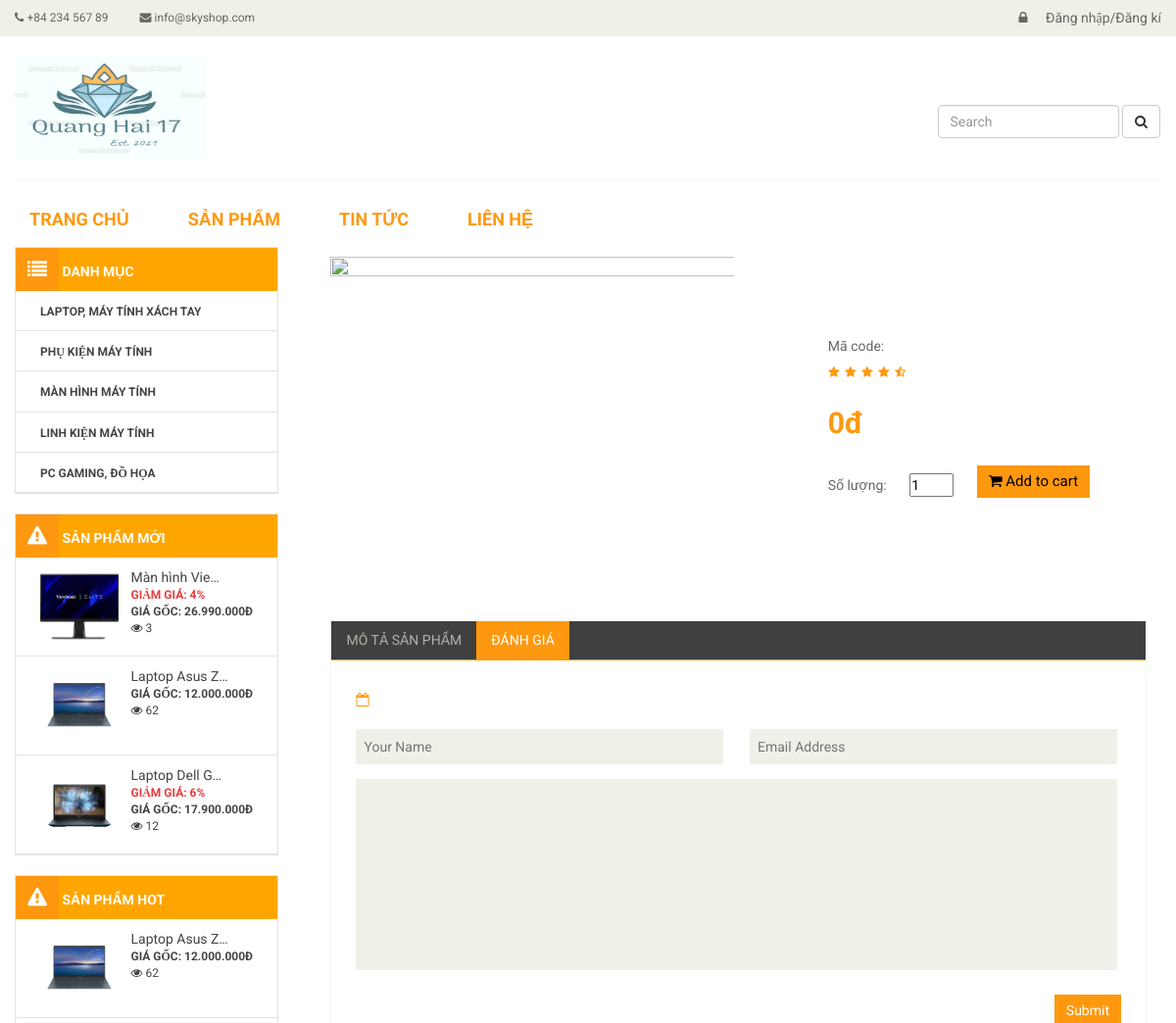
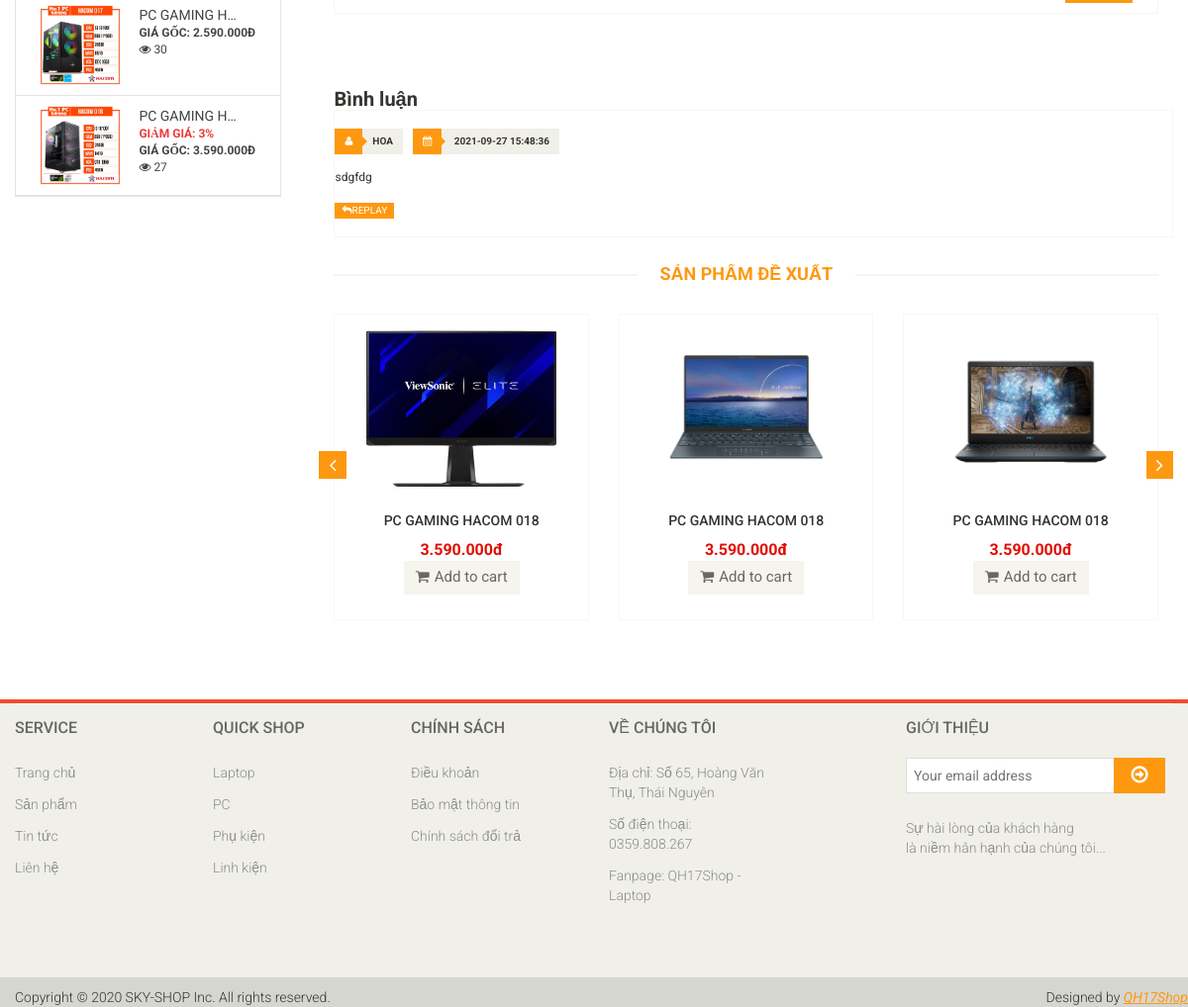
Screenshot of /customer/product-details.php with the database file from the repository (2 pictures, top to bottom).
### tables this page shows
CREATE TABLE `category` (
  `categoryID` int(11) NOT NULL,
  `categoryName` varchar(255) DEFAULT NULL,
  `slug` varchar(255) DEFAULT NULL,
  `home` tinyint(4) DEFAULT '0',
  `created_at` timestamp NOT NULL DEFAULT CURRENT_TIMESTAMP,
  `updated_at` timestamp NOT NULL DEFAULT CURRENT_TIMESTAMP ON UPDATE CURRENT_TIMESTAMP
);

CREATE TABLE `product` (
  `productID` int(11) NOT NULL,
  `productName` varchar(255) DEFAULT NULL,
  `price` int(100) DEFAULT NULL,
  `sale` int(11) DEFAULT '0',
  `image_pro` varchar(255) DEFAULT NULL,
  `categoryID` int(11) NOT NULL,
  `productCode` varchar(255) DEFAULT NULL,
  `color` varchar(255) DEFAULT NULL,
  `number` int(20) DEFAULT NULL,
  `view` int(11) DEFAULT '0',
  `slug_pro` varchar(255) DEFAULT NULL,
  `description` varchar(255) DEFAULT NULL,
  `ceated_pro` timestamp NOT NULL DEFAULT CURRENT_TIMESTAMP ON UPDATE CURRENT_TIMESTAMP,
  `update_pro` timestamp NOT NULL DEFAULT '0000-00-00 00:00:00' ON UPDATE CURRENT_TIMESTAMP
);

CREATE TABLE `customer` (
  `customer_id` int(11) NOT NULL,
  `name` varchar(255) NOT NULL,
  `email` varchar(255) NOT NULL,
  `content` varchar(1000) NOT NULL,
  `created_at` timestamp NOT NULL DEFAULT CURRENT_TIMESTAMP
);

### libraries/Database.php (called while the page is built, shortened)
<?php
class Database{
    private $__servername = "localhost";
    private $__username = "root";
    private $__password = "";
    private $__dbname = "quanlymaytinh";
    public $__conn=NULL;
    public function __construct(){
        $this->__conn=$this->connect($this->__servername, $this->__username, $this->__password, $this->__dbname);
    }
    private function connect($host,$user,$pass,$db){
        if(!$this->__conn){
            $this->__conn = new mysqli($host,$user,$pass,$db);
            $this->__conn->set_charset("UTF8");
            $this->__conn->query("SET collation_connection=utf8_unicode_ci");
            return $this->__conn;
        }
    }
}
 ?>

### customer/autoload/controller.php (called while the page is built, shortened)
<?php
$db = new DB_driver();
$categories = $db->select('category');
$products = $db->sort_desc_limit('product', 1, 'ceated_pro', 3);
$idsp = intval(getInput("idsp"));
$sp = $db->select_id("product", "productID = $idsp");
$sqlnew = "SELECT * FROM product WHERE 1 ORDER BY view DESC LIMIT 3";
$products2 = $db->fetchsql($sqlnew);
$sql_cus= "SELECT * FROM customer WHERE 1 ORDER BY created_at DESC LIMIT 3";
$customers = $db->fetchsql($sql_cus);
?>

### libraries/DB_driver.php (called while the page is built, shortened)
<?php
    require_once("Database.php");
    class DB_driver extends Database
    {
        public function fetchsql( $sql )
        {
            $result = mysqli_query($this->__conn,$sql) or die("Lỗi  truy vấn sql " .mysqli_error($this->__conn));
            $data = [];
            if( $result)
            {
                while ($num = mysqli_fetch_assoc($result))
                {
                    $data[] = $num;
                }
            }
            return $data;
        }
        public function select_id($table , $where )
        {
            $sql = "SELECT * FROM {$table} WHERE $where";
            $result = mysqli_query($this->__conn,$sql) or die("Lỗi  truy vấn fetchID " .mysqli_error($this->__conn));
            return mysqli_fetch_assoc($result);
        }
         public function select($table)
        {
            $sql = "SELECT * FROM $table WHERE 1" ;
            $result = mysqli_query($this->__conn,$sql) or die("Lỗi Truy Vấn fetchAll " .mysqli_error($this->__conn));
            $data = [];
            if( $result)
            {
                while ($num = mysqli_fetch_assoc($result))
                {
                    $data[] = $num;
                }
            }
            return $data;
        }
        public function sort_desc_limit($table, $where, $field, $number)
        {
            $sql = "SELECT * FROM $table WHERE $where ORDER BY $field DESC LIMIT $number";
            $result = mysqli_query($this->__conn,$sql) or die("Lỗi Truy Vấn fetchAll " .mysqli_error($this->__conn));
            $data = [];
            if( $result)
            {
                while ($num = mysqli_fetch_assoc($result))
                {
                    $data[] = $num;
                }
            }
            return $data;
        }
    }
?>

### libraries/Function.php (called while the page is built, shortened)
<?php
    function formatnumber($number)
    {
        $number = intval($number);
        return $number = number_format($number,0,',','.')."đ";
    }
    function  getInput($string)
    {
        return isset($_GET[$string]) ? $_GET[$string] : '';
    }
 ?>

### customer/product-details.php (the view, shortened to what this page needs)
<?php require_once __DIR__ . "/autoload/controller.php";
?>
<?php require_once __DIR__ . "/layouts/header.php"; ?>
<?php require_once __DIR__ . "/layouts/menu-left.php"; ?>
    <div class="col-sm-9 padding-right">
        <div class="product-details">
            <div class="col-sm-5">
                <div class="view-product">
                    <img src="../public/upload/product/<?php echo $sp['image_pro']; ?>" alt=""/>
                </div>
            </div>
            <div class="col-sm-7">
                <div class="product-information">
                    <p>Mã code: <?php echo $sp['productCode']; ?></p>
                    <p><img src="../public/frontend/images/rating.png" alt=""/></p>
                    <span>
									<span><?php echo formatnumber($sp['price']); ?></span>
								</span>
                    <p>Số lượng:
                        <input type="number" value="1" style="width: 45px; margin-left: 10px; margin-left: 20px;"/>
                        <button type="button" class="btn btn-fefault cart">
                            <a href="add-cart.php?idsp=<?php echo $sp['productID'] ?>" style="color:black">
                                <i class="fa fa-shopping-cart"></i>
                                Add to cart
                            </a>
                        </button>
                    </p>
                </div>
            </div>
        </div>
        <div class="category-tab shop-details-tab">
            <div class="col-sm-12">
                <ul class="nav nav-tabs">
                    <li><a href="#details" data-toggle="tab">Mô tả sản phẩm</a></li>
                    <li class="active"><a href="#reviews" data-toggle="tab">Đánh giá</a></li>
                </ul>
            </div>
            <div class="tab-content">
                <div class="tab-pane fade active in" id="reviews">
                    <div class="col-sm-12">
                        <ul>
                            <li><a href=""><i class="fa fa-calendar-o"></i><?php echo $sp['ceated_pro']; ?></a></li>
                        </ul>
                        <form action="../admin/controller/Customer.php" method="POST">
                            <span>
											<input type="text" placeholder="Your Name" name="name"/>
											<input type="email" placeholder="Email Address" name="email"/>
										</span>
                            <textarea name="content"></textarea>
                            <button type="submit" class="btn btn-default pull-right">
                                Submit
                            </button>
                        </form>
                    </div>
                </div>
            </div>
        </div>
        <div class="response-area" style="margin-left: 15px;">
            <h2>Bình luận</h2>
            <ul class="media-list">
                <?php foreach ($customers as $customer) : ?>
                    <li class="media">
                        <div class="media-body">
                            <ul class="sinlge-post-meta">
                                <li><i class="fa fa-user"></i><?php echo $customer['name']; ?></li>
                                <li><i class="fa fa-calendar"></i> <?php echo $customer['created_at']; ?></li>
                            </ul>
                            <p><?php echo $customer['content']; ?></p>
                            <a class="btn btn-primary" href=""><i class="fa fa-reply"></i>Replay</a>
                        </div>
                    </li>
                <?php endforeach; ?>
            </ul>
        </div>
        <div class="recommended_items">
            <h2 class="title text-center">Sản phẩm đề xuất</h2>
            <div id="recommended-item-carousel" class="carousel slide" data-ride="carousel">
                <div class="carousel-inner">
                    <div class="item active">
                        <?php foreach ($products as $key) : ?>
                            <div class="col-sm-4">
                                <div class="product-image-wrapper">
                                    <div class="single-products">
                                        <div class="productinfo2 text-center">
                                            <img src="../public/upload/product/<?php echo $key['image_pro']; ?>"/>
                                            <h5><?php echo $product['productName']; ?></h5>
                                            <p>
                                                <b style="color: #E10C00;"><?php echo formatnumber($product['price']); ?></b>
                                            </p>
                                            <button type="button" class="btn btn-default add-to-cart"><i
                                                        class="fa fa-shopping-cart"></i>Add to cart
                                            </button>
                                        </div>
                                    </div>
                                </div>
                            </div>
                        <?php endforeach; ?>
                    </div>
                </div>
                <a class="left recommended-item-control" href="#recommended-item-carousel" data-slide="prev">
                    <i class="fa fa-angle-left"></i>
                </a>
                <a class="right recommended-item-control" href="#recommended-item-carousel" data-slide="next">
                    <i class="fa fa-angle-right"></i>
                </a>
            </div>
        </div>
    </div>
    </div>
    </section>
<?php require_once __DIR__ . "/layouts/footer.php"; ?>

### customer/layouts/menu-left.php
<section>
      <div class="container">
          <div class="col-md-3  fixside" >
                      <div class="box-left box-menu" >
                          <h3 class="box-title"><i class="fa fa-list"></i>  Danh mục</h3>
                          <ul>
                              <?php foreach($categories as $category): ?>
                              <li><a href="../customer/category-list.php?iddm=<?php echo $category['categoryID']; ?>&name=<?php echo $category['categoryName']; ?>"><?php echo $category['categoryName']; ?></a>
                              </li>
                              <?php endforeach; ?>
                          </ul>
                      </div>
                      <div class="box-left box-menu">
                          <h3 class="box-title"><i class="fa fa-warning"></i>  Sản phẩm mới </h3>
                          <ul>
                              <?php foreach ($products as $product):?>
                              <li class="clearfix">
                                  <a href="product-details.php?action=get_view&amp;idsp=<?php echo $product['productID']; ?>">
                                      <img src="../public/upload/product/<?php echo $product['image_pro'];?>" class="img-responsive pull-left" width="80px" heght="80px">
                                      <div class="info pull-right">
                                          <p class="name"><?php echo $product["productName"]; ?></p >
                                          <?php if($product["sale"]>0): ?>
                                              <b class="price">Giảm giá: <?php echo $product["sale"]; ?>%</b><br>
                                          <?php endif; ?>
                                          <b>Giá gốc: <?php echo formatnumber($product["price"]); ?></b><br>
                                          <span class="view"><i class="fa fa-eye"></i> <?php echo $product["view"] ?>
                                      </div>
                                  </a>
                              </li>
                              <?php endforeach; ?>
                          </ul>
                      </div>
                      <div class="box-left box-menu">
                          <h3 class="box-title"><i class="fa fa-warning"></i>  Sản phẩm hot </h3>
                           <ul>
                              <?php foreach ($products2 as $product):?>
                              <li class="clearfix">
                                  <a href="product-details.php?action=get_view&amp;idsp=<?php echo $product['productID']; ?>">
                                      <img src="../public/upload/product/<?php echo $product['image_pro'];?>" class="img-responsive pull-left" width="80px" heght="80px">
                                      <div class="info pull-right">
                                          <p class="name"><?php echo $product["productName"]; ?></p >
                                          <?php if($product["sale"]>0): ?>
                                              <b class="price">Giảm giá: <?php echo $product["sale"]; ?>%</b><br>
                                          <?php endif; ?>
                                          <b >Giá gốc: <?php echo formatnumber($product["price"]); ?></b><br>
                                          <span class="view"><i class="fa fa-eye"></i> <?php echo $product["view"] ?>
                                      </div>
                                  </a>
                              </li>
                              <?php endforeach; ?>
                          </ul>
                      </div>
          </div>

### public/frontend/css/style.css (style rules this page uses)
.container { padding: 0px; }
h1,h2,h3,h4,h6 { padding:0px; margin: 0px; }
* { margin: 0px; padding: 0px; font-family: "Roboto"; font-weight: 400; }
ol,ul,p { margin: 0px; list-style: none; }
#header-main .form-control,button { border: 0px; outline: 0px; border-radius: 0px; box-shadow:none; padding: 0px 2px; }
.fixside { width: 23%; margin-right: 2%; padding: 0px; }
.box-left { margin-bottom: 20px; border: 1px solid #e3e3e3; }
.box-title { background:orange; color: white; font-weight: bold; font-size: 14px; text-transform: uppercase; }
.box-title .fa { color: white; font-size: 20px; background: #FE980F;; padding: 12px; }
.box-menu > ul { position: relative; }
.box-menu > ul > li { padding: 10px 25px; border-bottom: 1px solid #e3e3e3; }
.box-menu > ul > li > a { font-size: 12px; color: #444; text-transform: uppercase; font-weight: bold; }
.name { white-space: nowrap; width: 100px; text-overflow: ellipsis; overflow: hidden; font-size: 14px; font-weight: 400; color: #444; text-transform: none; }
.info b { padding: 7px 5; }
.price { color: #ea3a3c; }

### customer/product-details.php (style rules this page uses)
.view-product img { height: 73%; width: 125%; }
.product-information { overflow: hidden; padding-bottom: 60px; padding-left: 148px; padding-top: 81px; position: relative; }

### rows the page displays
category: categoryName "LAPTOP, MÁY TÍNH XÁCH TAY"
category: categoryName "PHỤ KIỆN MÁY TÍNH"
category: categoryName "MÀN HÌNH MÁY TÍNH"
category: categoryName "LINH KIỆN MÁY TÍNH"
category: categoryName "PC GAMING, ĐỒ HỌA"
product: image_pro (picture), productName "Màn hình Vie…", sale "4", price "26.990.000Đ", view "3"
product: image_pro (picture), productName "Laptop Asus Z…", price "12.000.000Đ", view "62"
product: image_pro (picture), productName "Laptop Dell G…", sale "6", price "17.900.000Đ", view "12"
product: image_pro (picture), productName "PC GAMING H…", price "2.590.000Đ", view "30"
product: image_pro (picture), productName "PC GAMING H…", sale "3", price "3.590.000Đ", view "27", productName "PC GAMING HACOM 018", price "3.590.000đ"
customer: name "HOA", created_at "2021-09-27 15:48:36", content "sdgfdg"

### other values shown
formatnumber($sp['price']) "0đ"
